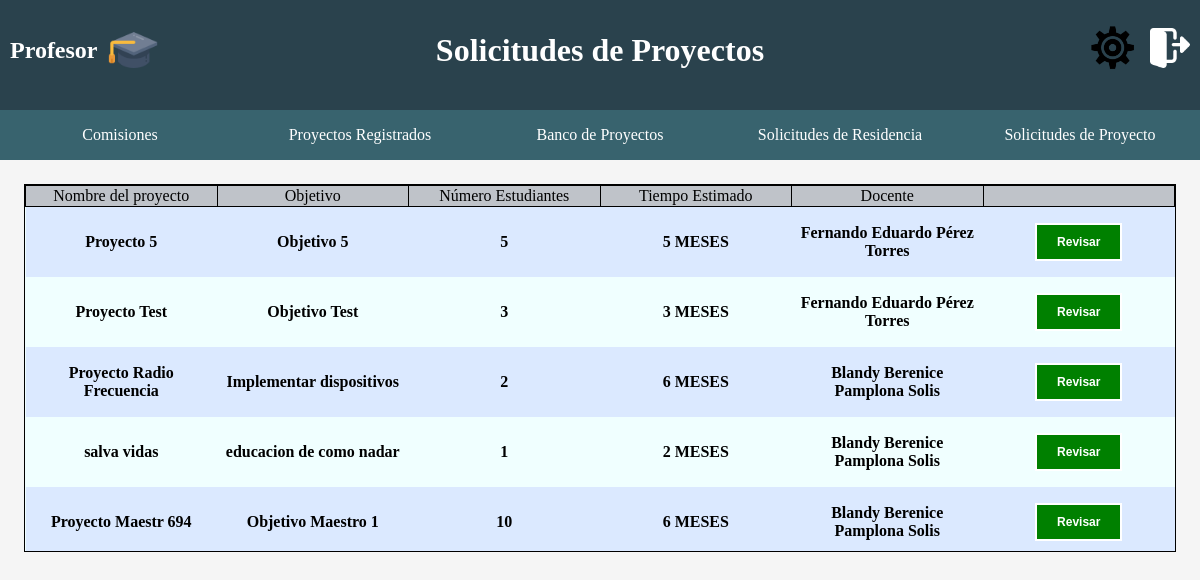
Screenshot of /Profesor/profesorRevProyRes.php (signed in) with the database file from the repository.
### tables this page shows
CREATE TABLE IF NOT EXISTS `ComisionProyectoProfesor` (
    `CPPID` int(11) NOT NULL AUTO_INCREMENT,
    `UProfesor` int(10) DEFAULT NULL,
    `SPID` int(10) DEFAULT NULL,
    `CPPFechaElaboracion` date DEFAULT NULL,
    `CPPFechaLimite` date DEFAULT NULL,
    `CPPEstatus` varchar(10) DEFAULT 'PENDIENTE' COMMENT 'PENDIENTE, ACEPTADO, RECHAZADO',
    `CPPObservaciones` varchar(200) DEFAULT NULL,
    PRIMARY KEY (`CPPID`),
    KEY `UProfesor` (`UProfesor`),
    KEY `SPID` (`SPID`),
    CONSTRAINT `ComisionProyectoProfesor_ibfk_1` FOREIGN KEY (`UProfesor`) REFERENCES `Usuarios` (`UID`) ON DELETE CASCADE ON UPDATE CASCADE,
    CONSTRAINT `ComisionProyectoProfesor_ibfk_2` FOREIGN KEY (`SPID`) REFERENCES `SolicitudProyecto` (`SPID`) ON DELETE CASCADE ON UPDATE CASCADE
);

CREATE TABLE IF NOT EXISTS `SolicitudProyecto` (
    `SPID` int(10) NOT NULL AUTO_INCREMENT,
    `SPNombreProyecto` varchar(255) DEFAULT NULL,
    `SPObjetivo` varchar(1000) DEFAULT NULL,
    `SPDescripcion` varchar(1000) DEFAULT NULL,
    `SPImpacto` varchar(1000) DEFAULT NULL,
    `SPLugar` varchar(255) DEFAULT NULL,
    `SPEstudiantesRequeridos` int(11) DEFAULT NULL,
    `SDTiempoEstimado` int(11) DEFAULT NULL COMMENT 'MESES',
    `SPTipo` varchar(10) DEFAULT 'INTERNO' COMMENT 'INTERNO, EXTERNO, DUAL, CIIE',
    `SPLineaInvestigacion` varchar(255) DEFAULT NULL,
    `SPReferencias` varchar(1000) DEFAULT NULL,
    `UIDResponsable` int(11) DEFAULT NULL COMMENT 'El responsable es el que registra el proyecto',
    `SPEstatus` varchar(10) DEFAULT 'PENDIENTE' COMMENT 'PENDIENTE, REVISION, ACEPTADO, RECHAZADP',
    `ERFC` varchar(13) DEFAULT NULL,
    `UPropietario` int(11) DEFAULT NULL,
    PRIMARY KEY (`SPID`),
    KEY `UIDResponsable` (`UIDResponsable`),
    KEY `ERFC` (`ERFC`),
    KEY `UPropietario` (`UPropietario`),
    CONSTRAINT `SolicitudProyecto_ibfk_1` FOREIGN KEY (`ERFC`) REFERENCES `Empresas` (`ERFC`) ON DELETE CASCADE ON UPDATE CASCADE,
    CONSTRAINT `SolicitudProyecto_ibfk_2` FOREIGN KEY (`UPropietario`) REFERENCES `Usuarios` (`UID`) ON DELETE CASCADE ON UPDATE CASCADE,
    CONSTRAINT `UIDResponsable` FOREIGN KEY (`UIDResponsable`) REFERENCES `Usuarios` (`UID`) ON DELETE CASCADE ON UPDATE CASCADE
);

CREATE TABLE IF NOT EXISTS `Profesor` (
    `RFCProfesor` varchar(20) NOT NULL,
    `NombreCompleto` varchar(100) DEFAULT NULL,
    `CorreoInstitucional` varchar(50) DEFAULT NULL,
    `ContrasenaCorreo` varchar(50) DEFAULT NULL,
    `DID` int(11) DEFAULT NULL,
    PRIMARY KEY (`RFCProfesor`),
    KEY `DID` (`DID`),
    CONSTRAINT `DID` FOREIGN KEY (`DID`) REFERENCES `Departamentos` (`DID`) ON UPDATE CASCADE
);

### Profesor/funcProfesor.php (called while the page is built, shortened)
<?php
    function basicInfoProy($SPID){
        $conection = conn();
        $sql = "CALL basicInfo($SPID);";
        $query = mysqli_query($conection, $sql);
        return $query;
    }
    function listProyPendientes($UID){
        $conection = conn();
        $sql = "SELECT SPID FROM `ComisionProyectoProfesor` WHERE `UProfesor` = $UID AND `CPPEstatus` = 'PENDIENTE';";
        $query = mysqli_query($conection, $sql);
        return $query;
    }
?>

### Profesor/profesorRevProyRes.php (the view, shortened to what this page needs)
<?php
	include ('funcProfesor.php');
	$UID = $_SESSION['id'];
	$result = listProyPendientes($UID);
?>
<!DOCTYPE html>
<html>
<head>
	<link rel="stylesheet" href="../style/style.css">
	<link rel="stylesheet" href="style/StyleProfesor.css">
</head>
<body style="margin: 0;">
	<div class="container">
		<div class="row">
			<div class="left-column">
				<a class="home-btn" href="index.php">
					<h2><span style="margin-right: 10px;">Profesor</span></h2>
					<img src="../img/sombrero.png" width="50px">
				</a>
			</div>
			<div class="center-column">
				<h1>Solicitudes de Proyectos</h1>
			</div>
			<div class="right-column">
				<a href="../usuariosConfig.php?idUsuario=<?php echo $_SESSION['id'];?>"><img src="../img/configuraciones.png" width="50px"></a> &nbsp; &nbsp;
				<a href="../logout.php"><img src="../img/logout.png" width="40px"></a>
			</div>
			</div>
	</div>
	<div class="tabla-scroll">
	<table class = "tb-asp">
			<tr>
				<td class="sticky">Nombre del proyecto</td>
				<td class="sticky">Objetivo</td>
				<td class="sticky">Número Estudiantes</td>
				<td class="sticky">Tiempo Estimado</td>
				<td class="sticky">Docente</td>
				<td class="sticky"></td>
			</tr>
            <tr>
			<?php
				$i = 0;
				while ($SPID_Pendiente = mysqli_fetch_array($result)){
					$row = mysqli_fetch_array(basicInfoProy($SPID_Pendiente[0]));
					?>
					<tr <?php if($i%2==0) echo "class='par'" ?> >
						<th class="tb-th-asp"><p><?php echo $row[1]?></p></th>
						<th class="tb-th-asp"><p><?php echo $row[2]?></p></th>
						<th class="tb-th-asp"><p><?php echo $row[3]?></p></th>
						<th class="tb-th-asp"><p><?php echo $row[4]?> MESES</p></th>
						<th class="tb-th-asp"><p><?php echo $row[5]?></p></th>
						<form action="profesorRevProyRes-evalua.php" target="BLANK" method="post">
							<th class="tb-th-asp">
								<input type="submit" value="Revisar">
							</th>
						</form>
					</tr>
					<?php
					$i++;
				}
				?>
            </tr>
    </table>
	</div>
</body>
</html>

### style/style.css (style rules this page uses)
body { margin: 0; background-color: whitesmoke; }
.container { display: flex; flex-direction: column; justify-content: center; align-items: center; align-items: flex-start; justify-content: flex-start; background-color: #2A424D; }
.row { display: flex; justify-content: center; align-items: center; width: 100%; margin-bottom: 10px; color: white; }
.button-row { display: flex; justify-content: center; align-items: center; width: 100%; }
.button-link { display: flex; align-items: center; justify-content: center; height: 50px; background-color: #45818e86; color: white; text-align: center; text-decoration: none; flex: 1; }
.left-column { width: 33%; height: 100px; display: flex; justify-content: flex-start; align-items: center; padding-left: 10px; }
.center-column { width: 33%; height: 100px; display: flex; justify-content: center; align-items: center; }
.right-column { width: 33%; height: 100px; display: flex; justify-content: flex-end; align-items: center; padding-right: 10px; }
.home-btn { display: flex; align-items: center; text-decoration: none; color: white; }
.tabla-scroll { max-height: 366px; border: 1px solid; overflow: scroll; background-color: azure; margin: 2%; }
.sticky { position: sticky; top: 0; background-color: #bfc3c9; min-width: 145.210px; max-width: 145.210px; border: 1px solid; }
.par { background-color: #dbe9ff; }
.tb-th-asp { min-width: 132.210px; max-width: 132.210px; }
.sticky, .tb-th-asp { padding-right: 5px; padding-left: 5px; }
.tb-asp { width: 100%; }
.tb-asp, .sticky, .tb-th-asp { border-collapse: collapse; text-align: center; }
.tb-th-asp input[type="submit"], .izq-decision input[type="submit"] { background-color: green; color: white; border: 2px solid white; border-radius: 0; padding: 10px 20px; font-size: 12px; font-weight: bold; }
.tb-th-asp input[type="submit"] { border-style: solid; }

### Profesor/Style/StyleProfesor.css (style rules this page uses)
.home-btn { display: flex; align-items: center; text-decoration: none; color: white; }

### rows the page displays
comisionproyectoprofesor: SPID.SPNombreProyecto "Proyecto 5", SPID.SPObjetivo "Objetivo 5", SPID.SPEstudiantesRequeridos "5", SPID.SDTiempoEstimado "5", profesor.NombreCompleto "Fernando Eduardo Pérez Torres"
comisionproyectoprofesor: SPID.SPNombreProyecto "Proyecto Test", SPID.SPObjetivo "Objetivo Test", SPID.SPEstudiantesRequeridos "3", SPID.SDTiempoEstimado "3", profesor.NombreCompleto "Fernando Eduardo Pérez Torres"
comisionproyectoprofesor: SPID.SPNombreProyecto "Proyecto Radio Frecuencia", SPID.SPObjetivo "Implementar dispositivos", SPID.SPEstudiantesRequeridos "2", SPID.SDTiempoEstimado "6", profesor.NombreCompleto "Blandy Berenice Pamplona Solis"
comisionproyectoprofesor: SPID.SPNombreProyecto "salva vidas", SPID.SPObjetivo "educacion de como nadar", SPID.SPEstudiantesRequeridos "1", SPID.SDTiempoEstimado "2", profesor.NombreCompleto "Blandy Berenice Pamplona Solis"
comisionproyectoprofesor: SPID.SPNombreProyecto "Proyecto Maestr 694", SPID.SPObjetivo "Objetivo Maestro 1", SPID.SPEstudiantesRequeridos "10", SPID.SDTiempoEstimado "6", profesor.NombreCompleto "Blandy Berenice Pamplona Solis"
